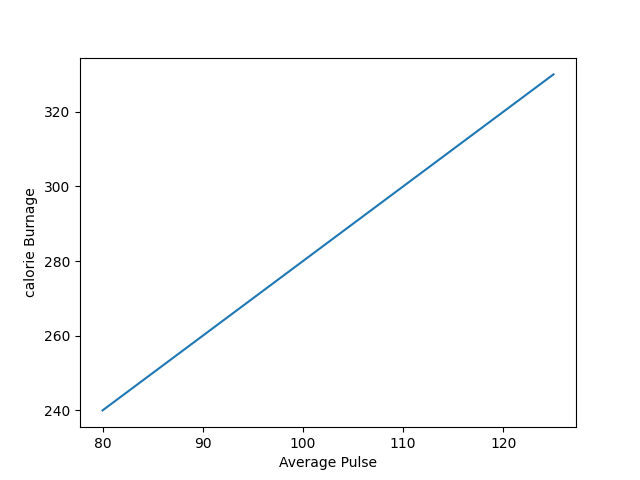

Here is the Python script that generated this plot:
import matplotlib.pyplot as plt
x=[80,85,90,95,100,105,110,115,120,125]
y=[240,250,260,270,280,290,300,310,320,330]
plt.plot(x,y)
plt.xlabel("Average Pulse")
plt.ylabel("calorie Burnage")
plt.show() 
